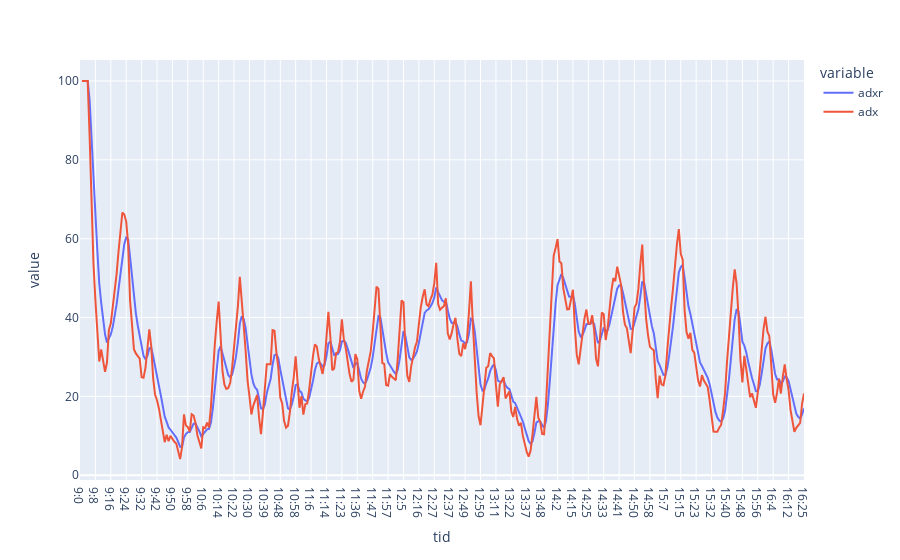

Notebook code for this chart:
### Code cell
px.line(stock, x='tid', y=['adxr', 'adx'])

### Figure 1 — Plotly figure (JSON) as saved in the notebook; plotly's stock layout.template omitted (floating-point values rounded to 4 significant figures; data arrays with more than 128 entries replaced by an {"elided": "..."} marker saying what was removed)
{"data": [{"hovertemplate": "variable=adxr<br>tid=%{x}<br>value=%{y}<extra></extra>", "legendgroup": "adxr", "line": {"color": "#636efa", "dash": "solid"}, "mode": "lines", "name": "adxr", "orientation": "v", "showlegend": true, "type": "scatter", "x": {"elided": "377 str values"}, "xaxis": "x", "y": {"elided": "377 float values"}, "yaxis": "y"}, {"hovertemplate": "variable=adx<br>tid=%{x}<br>value=%{y}<extra></extra>", "legendgroup": "adx", "line": {"color": "#EF553B", "dash": "solid"}, "mode": "lines", "name": "adx", "orientation": "v", "showlegend": true, "type": "scatter", "x": {"elided": "377 str values"}, "xaxis": "x", "y": {"elided": "377 float values"}, "yaxis": "y"}], "layout": {"legend": {"title": {"text": "variable"}, "tracegroupgap": 0}, "margin": {"t": 60}, "xaxis": {"anchor": "y", "domain": [0, 1], "title": {"text": "tid"}}, "yaxis": {"anchor": "x", "domain": [0, 1], "title": {"text": "value"}}}}
